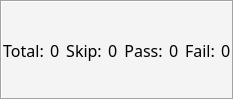
          <widget class="QFrame" name="frame_5">
           <property name="styleSheet">
            <string notr="true">background-color: rgb(244, 244, 244);</string>
           </property>
           <property name="frameShape">
            <enum>QFrame::Box</enum>
           </property>
           <property name="frameShadow">
            <enum>QFrame::Sunken</enum>
           </property>
           <layout class="QVBoxLayout" name="verticalLayout_6">
            <property name="leftMargin">
             <number>1</number>
            </property>
            <property name="topMargin">
             <number>0</number>
            </property>
            <property name="rightMargin">
             <number>1</number>
            </property>
            <property name="bottomMargin">
             <number>0</number>
            </property>
            <item>
             <layout class="QHBoxLayout" name="horizontalLayout_16">
              <item>
               <widget class="QLabel" name="label_12">
                <property name="sizePolicy">
                 <sizepolicy hsizetype="Fixed" vsizetype="Preferred">
                  <horstretch>0</horstretch>
                  <verstretch>0</verstretch>
                 </sizepolicy>
                </property>
                <property name="font">
                 <font>
                  <family>等线</family>
                  <pointsize>12</pointsize>
                 </font>
                </property>
                <property name="text">
                 <string>Total:</string>
                </property>
                <property name="alignment">
                 <set>Qt::AlignCenter</set>
                </property>
               </widget>
              </item>
              <item>
               <widget class="QLabel" name="labelTotalNumber">
                <property name="font">
                 <font>
                  <family>等线</family>
                  <pointsize>12</pointsize>
                 </font>
                </property>
                <property name="text">
                 <string>0</string>
                </property>
               </widget>
              </item>
              <item>
               <widget class="QLabel" name="label_6">
                <property name="sizePolicy">
                 <sizepolicy hsizetype="Fixed" vsizetype="Preferred">
                  <horstretch>0</horstretch>
                  <verstretch>0</verstretch>
                 </sizepolicy>
                </property>
                <property name="font">
                 <font>
                  <family>等线</family>
                  <pointsize>12</pointsize>
                 </font>
                </property>
                <property name="text">
                 <string>Skip:</string>
                </property>
                <property name="alignment">
                 <set>Qt::AlignCenter</set>
                </property>
               </widget>
              </item>
              <item>
               <widget class="QLabel" name="labelSkipNumber">
                <property name="font">
                 <font>
                  <family>等线</family>
                  <pointsize>12</pointsize>
                 </font>
                </property>
                <property name="text">
                 <string>0</string>
                </property>
               </widget>
              </item>
              <item>
               <widget class="QLabel" name="label_7">
                <property name="sizePolicy">
                 <sizepolicy hsizetype="Fixed" vsizetype="Preferred">
                  <horstretch>0</horstretch>
                  <verstretch>0</verstretch>
                 </sizepolicy>
                </property>
                <property name="font">
                 <font>
                  <family>等线</family>
                  <pointsize>12</pointsize>
                 </font>
                </property>
                <property name="text">
                 <string>Pass:</string>
                </property>
                <property name="alignment">
                 <set>Qt::AlignCenter</set>
                </property>
               </widget>
              </item>
              <item>
               <widget class="QLabel" name="labelPassNumber">
                <property name="font">
                 <font>
                  <family>等线</family>
                  <pointsize>12</pointsize>
                 </font>
                </property>
                <property name="text">
                 <string>0</string>
                </property>
               </widget>
              </item>
              <item>
               <widget class="QLabel" name="label_8">
                <property name="sizePolicy">
                 <sizepolicy hsizetype="Fixed" vsizetype="Preferred">
                  <horstretch>0</horstretch>
                  <verstretch>0</verstretch>
                 </sizepolicy>
                </property>
                <property name="font">
                 <font>
                  <family>等线</family>
                  <pointsize>12</pointsize>
                 </font>
                </property>
                <property name="text">
                 <string>Fail:</string>
                </property>
                <property name="alignment">
                 <set>Qt::AlignCenter</set>
                </property>
               </widget>
              </item>
              <item>
               <widget class="QLabel" name="labelFailNumber">
                <property name="font">
                 <font>
                  <family>等线</family>
                  <pointsize>12</pointsize>
                 </font>
                </property>
                <property name="text">
                 <string>0</string>
                </property>
                <property name="alignment">
                 <set>Qt::AlignLeading|Qt::AlignLeft|Qt::AlignVCenter</set>
                </property>
               </widget>
              </item>
             </layout>
            </item>
           </layout>
          </widget>
